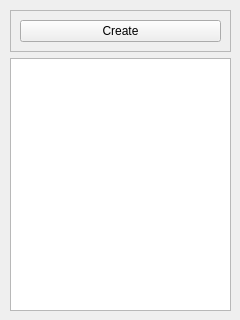
<?xml version="1.0" encoding="UTF-8"?>
<ui version="4.0">
 <class>AlbumListWidget</class>
 <widget class="QWidget" name="AlbumListWidget">
  <property name="geometry">
   <rect>
    <x>0</x>
    <y>0</y>
    <width>240</width>
    <height>320</height>
   </rect>
  </property>
  <property name="windowTitle">
   <string>Form</string>
  </property>
  <widget class="QWidget" name="">
   <property name="geometry">
    <rect>
     <x>10</x>
     <y>10</y>
     <width>221</width>
     <height>301</height>
    </rect>
   </property>
   <layout class="QVBoxLayout" name="verticalLayout">
    <item>
     <widget class="QFrame" name="frame">
      <property name="frameShape">
       <enum>QFrame::StyledPanel</enum>
      </property>
      <property name="frameShadow">
       <enum>QFrame::Raised</enum>
      </property>
      <layout class="QHBoxLayout" name="horizontalLayout">
       <item>
        <widget class="QPushButton" name="createAlbumButton">
         <property name="text">
          <string>Create</string>
         </property>
         <property name="icon">
          <iconset resource="resources.qrc">
           <normaloff>:/Images/AlbumAdd.jpeg</normaloff>:/Images/AlbumAdd.jpeg</iconset>
         </property>
        </widget>
       </item>
      </layout>
     </widget>
    </item>
    <item>
     <widget class="QListView" name="albumList"/>
    </item>
   </layout>
  </widget>
 </widget>
 <resources>
  <include location="resources.qrc"/>
 </resources>
 <connections/>
</ui>
